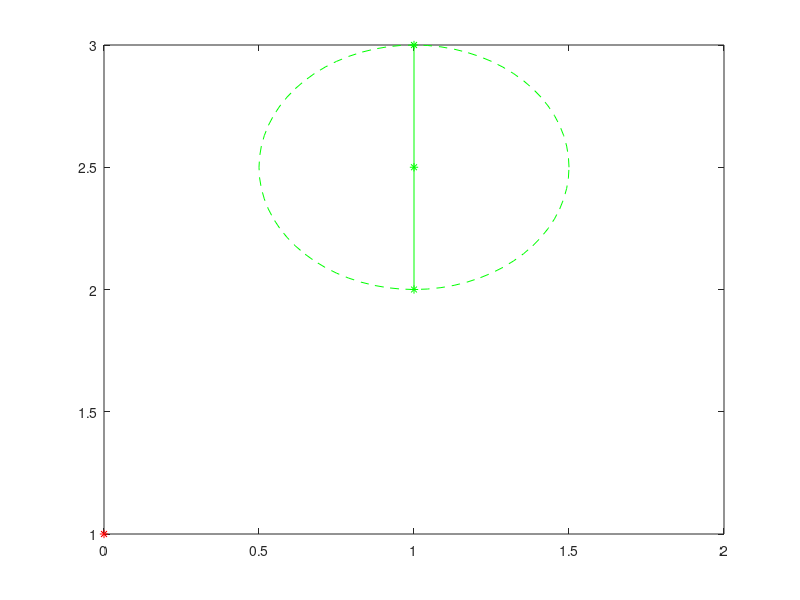

Source code (MATLAB): (Note: this script raises an error after producing the figure.)
clear all
close all
clc

obs1 = [0.0, 1.0]
obs2 = [1.0, 2.0;
        1.0, 3.0]
obs3 = [1.0, 0.0;
        1.5, 1.0;
        3.0, 0.0;
        2.0, -3.0;
        1.5, -2.0]

obs_sizes = [size(obs1,1), size(obs2,1), size(obs3,1)];
n_obs = 3; %size(obs_sizes, 2);
all_obs = [obs1; obs2; obs3];
pos = 1;
centroid = [];
centroid_x = 0; centroid_y = 0; centroid_r = 0;
poly_x = []; poly_y = [];

for k = 1:n_obs
    if obs_sizes(k) < 2
        centroid = [centroid; all_obs(pos,1), all_obs(pos,2), 0];
        plot(all_obs(pos,1), all_obs(pos,2), 'r*')
        hold on
        pos = pos+1;
    elseif obs_sizes(k) == 2
        centroid_x = (all_obs(pos,1) + all_obs(pos+1,1))/2;
        centroid_y = (all_obs(pos,2) + all_obs(pos+1,2))/2;
        centroid_r = norm(all_obs(pos,1:2)-all_obs(pos+1,1:2))/2;
        centroid = [centroid; centroid_x, centroid_y, centroid_r];
        plot(all_obs(pos:pos+1,1), all_obs(pos:pos+1,2), 'g-*')
        hold on
        plot(centroid_x, centroid_y, 'g*');
        hold on
        drawCircle(centroid_x, centroid_y, centroid_r,'--g');
        hold on
        pos = pos+2;
    else
        poly_x = all_obs(pos:pos+obs_sizes(k)-1,1);
        poly_y = all_obs(pos:pos+obs_sizes(k)-1,2);
        [centroid_x, centroid_y, centroid_r] = CalculatePolygonCentroid(poly_x, poly_y);
        centroid = [centroid; centroid_x, centroid_y, centroid_r];
        plot([poly_x; poly_x(1)], [poly_y; poly_y(1)], 'b-*')
        hold on
        plot(centroid_x, centroid_y, 'b*');
        hold on
        drawCircle(centroid_x, centroid_y, centroid_r,'--b');
        hold on
        pos = pos+obs_sizes(k);
    end
end


%drawCircle(centroid_x, centroid_y, centroid_radius, 'k')
